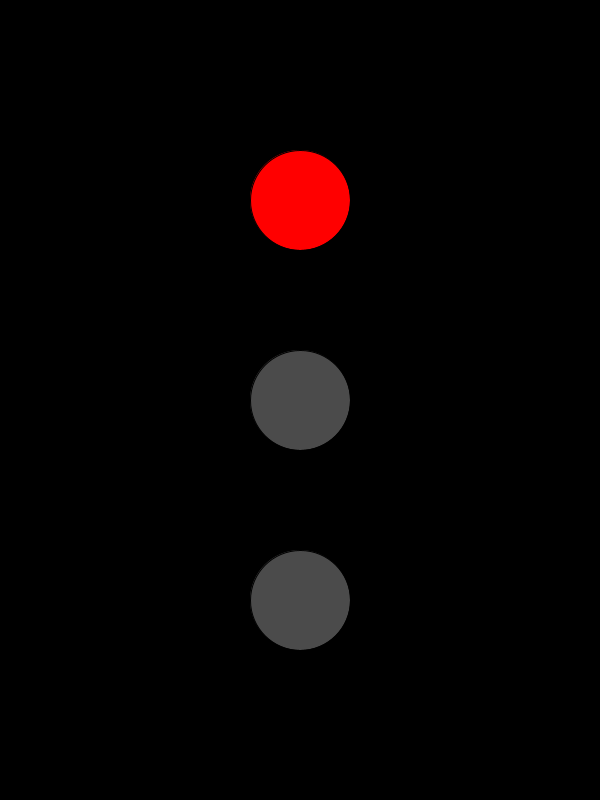
Frame 1 (no input)
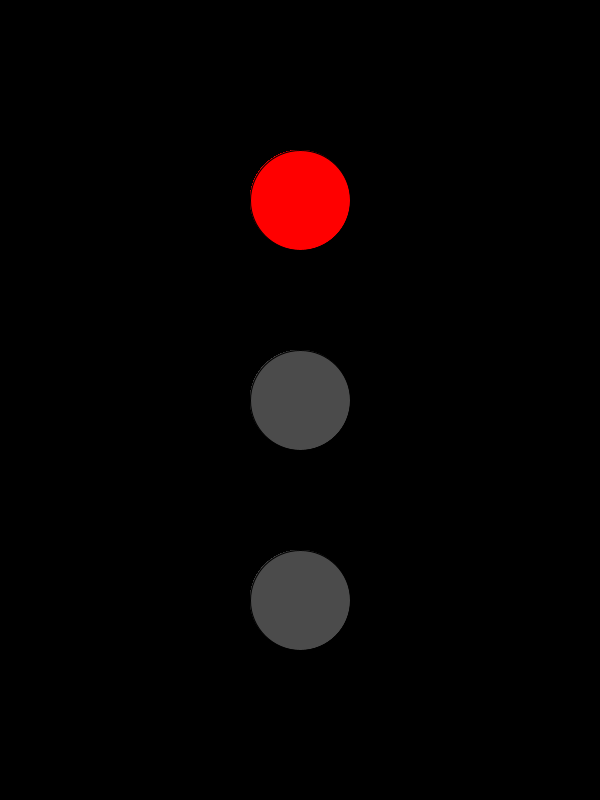
Frame 60 (the mouse pressed at the canvas centre just before this capture)
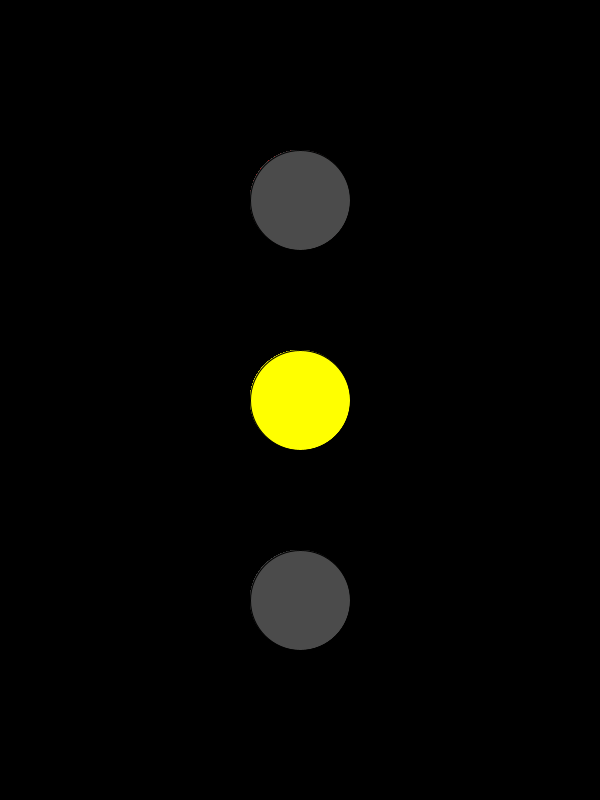
Frame 120 (the mouse held since frame 60 and released just before this capture)

The Processing sketch that drew these frames (run headless with seeded random() and noise(); from frame 60 on, the mouse is pressed at the canvas centre):

// Processing sketch: Task_3
// ── Task_3.pde
color c1;
color c2;
color c3;
color c4;
int counter;
int time;
Light redLight;
Light yellowLight;
Light greenLight;

void setup()
{
  size(600,800);
  background(0);
  smooth();
  
  //Initiate variables
  c1 = color(255, 0, 0); //RED
  c2 = color(255, 255, 0); //YELLOW
  c3 = color(0, 255, 0); //GREEN
  c4 = color(75); //GREY
  
  counter = 0; //Cycle tracker for light
  time = millis(); //Used for keeping track of millies
  
  redLight = new Light(300, 200, c1, true); //Initiates red light constructor
  yellowLight = new Light(300, 400, c2, false); //Initiates yellow light constructor
  greenLight = new Light(300, 600, c3, false); //Initiates green light constructor
}

void draw()
{
  redLight.draw();
  yellowLight.draw();
  greenLight.draw();

  //Checks if millis is greater than: time + 2000
  if (millis() > time + 2000){
    switch(counter){
      case 0: //Yellow light on
        time = millis(); //Reset time to current millis to get new time difference
        redLight.toggleLight();
        yellowLight.toggleLight();
        counter++;
        break;
      
      case 1: //Green light on
        time = millis();
        yellowLight.toggleLight();
        greenLight.toggleLight();
        counter++;
        break;
      
      case 2: //Red light on
        time = millis();
        greenLight.toggleLight();
        redLight.toggleLight();
        counter=0;
        break;
      
      default:
        System.out.println("Something broke");
        break;
      }
  }
}



class Light{
  int x;
  int y;
  color c;
  boolean isLightOn;
  
  Light(int x, int y, color c, boolean isLightOn){
    this.x = x;
    this.y = y;
    this.c = c;
    this.isLightOn = isLightOn;
  }
  
  //Draws the light, checks if its turned on or off
  void draw(){
    if(isLightOn){
      fill(this.c);
    } else {
      fill(c4);
    }
    ellipse(this.x, this.y, 100, 100);
  }
  
  //Change the colour of the light
  void changeColour(color c){
    fill(c);
    ellipse(this.x, this.y, 100, 100);
  }
  
  //Flips light colour
  void toggleLight(){
    isLightOn = !isLightOn;
    isOn();
  }
  
  //Changes light colour depending if its 'on' or 'off'
  void isOn(){
    if(isLightOn){
      fill(this.c);
      ellipse(this.x, this.y, 100, 100);
    } else {
      fill(c4);
      ellipse(this.x, this.y, 100, 100);
    }
  }
}
